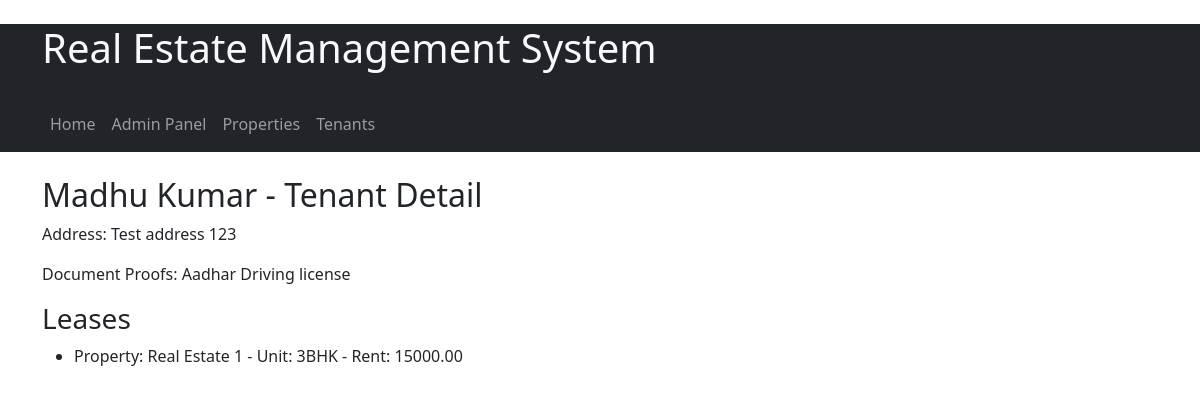
Page /tenants/1/ on the committed database.
### real_estate/models.py (models this page shows)
class Tenant(models.Model):
    name = models.CharField(max_length=255)
    address = models.TextField()
    document_proofs = models.TextField()

class Lease(models.Model):
    unit = models.ForeignKey(Unit, on_delete=models.CASCADE)
    tenant = models.ForeignKey(Tenant, on_delete=models.CASCADE)
    agreement_end_date = models.DateField()
    monthly_rent_date = models.IntegerField()

class Unit(models.Model):
    property = models.ForeignKey(Property, on_delete=models.CASCADE)
    rent_cost = models.DecimalField(max_digits=10, decimal_places=2)
    bedroom_type = models.CharField(max_length=10, choices=[('1BHK', '1BHK'), ('2BHK', '2BHK'), ('3BHK', '3BHK'), ('4BHK', '4BHK')])

class Property(models.Model):
    class Meta:
        verbose_name_plural = "Properties"
    name = models.CharField(max_length=255)
    address = models.TextField()
    location = models.CharField(max_length=255)
    features = models.TextField()

### real_estate/views.py (the view)
# urls.py: path('tenants/<int:tenant_id>/', views.tenant_detail, name='tenant_detail'),
def tenant_detail(request, tenant_id):
    tenant = Tenant.objects.get(id=tenant_id)
    leases = Lease.objects.filter(tenant=tenant)
    return render(request, 'tenant_detail.html', {'tenant': tenant, 'leases': leases})

### real_estate/templates/tenant_detail.html
{% extends 'base.html' %}
{% block content %}
  <h2>{{ tenant.name }} - Tenant Detail</h2>
  <p>Address: {{ tenant.address }}</p>
  <p>Document Proofs: {{ tenant.document_proofs }}</p>
  <h3>Leases</h3>
  <ul>
    {% for lease in leases %}
      <li>Property: {{ lease.unit.property.name }} - Unit: {{ lease.unit.bedroom_type }} - Rent: {{ lease.unit.rent_cost }}</li>
    {% endfor %}
  </ul>
{% endblock %}

### rows in the picture
Tenant: name "Madhu Kumar", address "Test address 123", document_proofs "Aadhar Driving license"
Lease: unit.property.name "Real Estate 1", unit.bedroom_type "3BHK", unit.rent_cost "15000.00"
